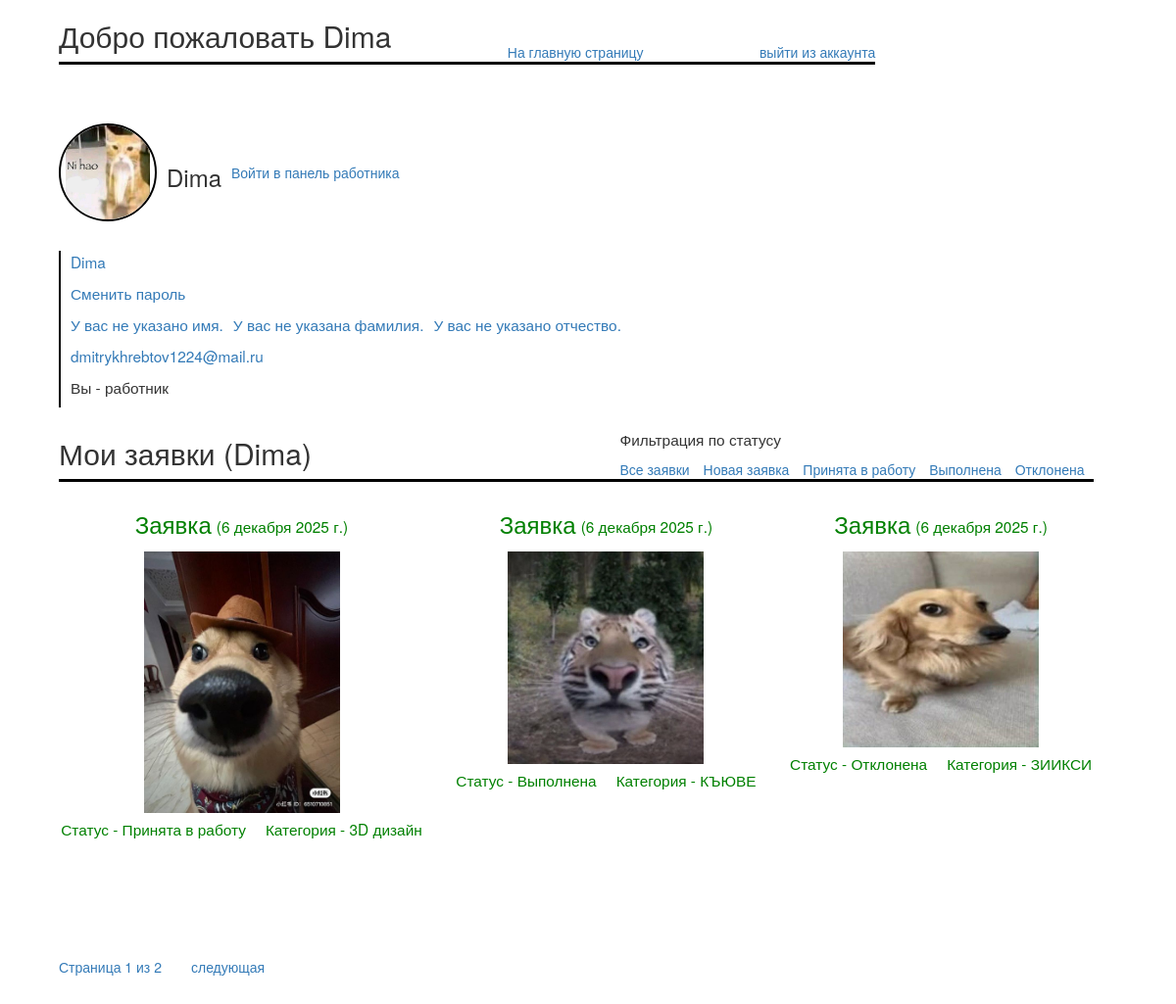
The page /app/profile (signed in) on the database its author committed.
### app/models.py (models this page shows, shortened)
class Profile(models.Model):
    avatarlink = models.TextField()
    username = models.OneToOneField(User, on_delete=models.CASCADE)
    patronymic = models.CharField(max_length=100, null=True, blank=True)
    class Meta:
        permissions = (
            ('worker', 'Работник'),
            ('user', 'Пользователь')
        )

class application(models.Model):
    title = models.CharField(max_length=100)
    description = models.TextField()
    ALL_STATUS = (
        ('n', 'Новая заявка'),
        ('w', 'Принята в работу'),
        ('c', 'Выполнена'),
        ('r', 'Отклонена')
    )
    status = models.CharField(max_length=1, choices=ALL_STATUS, blank=False, default='n')
    date = models.DateField(auto_now=False, auto_now_add=True)
    categories = models.ForeignKey(Category, on_delete=models.CASCADE)
    image = models.ImageField(upload_to='images/', blank=False, null=False)
    username = models.ForeignKey(User, on_delete=models.CASCADE)
    comment = models.TextField(blank=True, null=True)
    def get_absolute_url(self):
        return reverse('application-detail', args=[str(self.id)])

class Category(models.Model):
    category_full_name = models.CharField(max_length=100)
    category_char = models.CharField(max_length=1, blank=False, unique=True)

### app/views.py (the view)
# urls.py: path('profile', views.to_profile, name='profile'),
def to_profile(request, status=None):
    user = request.user
    if user.is_authenticated:
        if user.has_perm('app.worker'):
            if status:
                all_applications = application.objects.all().filter(status=status).order_by('-date')
            else:
                all_applications= application.objects.all()
        else:
            if status:
                all_applications = user.application_set.filter(status=status).order_by('-date')
            else:
                all_applications= user.application_set.order_by('-date').all()
        profile = user.profile
        application_per_page = 3
        paginator = Paginator(all_applications, application_per_page)
        page_number = request.GET.get('page')
        try:
            application_on_page = paginator.page(page_number)
        except PageNotAnInteger:
            application_on_page = paginator.page(1)
        except EmptyPage:
            application_on_page = paginator.page(paginator.num_pages)
        return render(
            request,
            'app/profile.html',
            {
                'profile': profile,
                'application_on_page': application_on_page,
                'paginator': paginator,
            }
        )
    else:
        return render(
            request,
            'app/profile.html',
        )

### app/templates/app/profile.html (shortened to what this page needs)
{% extends "base.html" %}
{% load static %}
{% block content %}
    {% if user.is_authenticated %}
        <div class="profile_content">
            <div class="top_bar">
                <h2>Добро пожаловать {{ user.get_username }}</h2>
                <a href="{% url 'index' %}">На главную страницу</a>
                <a href="{% url 'to_logout' %}">выйти из аккаунта</a>
            </div>
            <div class="main_bar">
                <div class="user_avatar_and_name">
                    <div class="user_avatar">
                        <a href="{% url 'image-list' %}"><img src="{% static 'app/img/' %}{{ profile.avatarlink }}"
                                                              alt="{{ user.get_username }} avatar"></a>
                    </div>
                    <h3>{{ user.get_username }}</h3>
                    {% if perms.app.worker %}
                        <a href="{% url 'admin_profile' %}">Войти в панель работника</a>
                    {% endif %}
                </div>
                <div class="user_information">
                    <a href="{% url 'login_change' %}"><p>{{ user.get_username }}</p></a>
                    <a href="{% url 'password_change' %}"><p>Сменить пароль</p></a>
                    <div>
                        {% if user.first_name %}
                            <a href="{% url 'first_name_change' %}"><p>{{ user.first_name }}</p></a>
                        {% else %}
                            <a href="{% url 'first_name_change' %}"><p>У вас не указано имя.</p></a>
                        {% endif %}
                        {% if user.last_name %}
                            <a href="{% url 'last_name_change' %}"><p>{{ user.last_name }}</p></a>
                        {% else %}
                            <a href="{% url 'last_name_change' %}"><p>У вас не указана фамилия.</p></a>
                        {% endif %}
                        {% if profile.patronymic %}
                            <a href="{% url 'patronymic_change' %}"><p>{{ profile.patronymic }}</p></a>
                        {% else %}
                            <a href="{% url 'patronymic_change' %}"><p>У вас не указано отчество.</p></a>
                        {% endif %}
                    </div>
                    <a href="{% url 'email_change' %}"><p>{{ user.email }}</p></a>
                    <p>
                        {% if perms.app.worker %}
                            Вы - работник
                        {% else %}
                            Вы - зарегестрированный пользователь
                        {% endif %}
                    </p>
                </div>
            </div>
        </div>
        <div class="profile_content">
            {% if perms.app.user %}
                <div class="top_bar">
                    <h2>Мои заявки ({{ user.get_username }})</h2>
                    <a href="{% url 'create_new_application' %}">Создать новую заявку</a>
                </div>
                <div class="filter_content">
                    <p>Фильтрация по статусу</p>
                    <a href="{% url 'profile' %}">Все заявки</a>
                    <a href="{% url 'profile_filtered' status='n' %}">Новая заявка</a>
                    <a href="{% url 'profile_filtered' status='w' %}">Принята в работу</a>
                    <a href="{% url 'profile_filtered' status='c' %}">Выполнена</a>
                    <a href="{% url 'profile_filtered' status='r' %}">Отклонена</a>
                </div>
                <div class="application_list">
                    {% if application_on_page %}
                        {% for applications in application_on_page %}
                            <a href="{{ applications.get_absolute_url }}">
                                <div class="application">
                                    <div class="application_title_content"><h3>{{ applications.title }}</h3>
                                        <p>({{ applications.date }})</p></div>
                                    <div class="application_image_content"><img src="{{ applications.image.url }}"
                                                                                alt="{{ applications.title }} image">
                                    </div>
                                    <div class="application_info">
                                        <p>Статус - {{ applications.get_status_display }}</p>
                                        <p>Категория - {{ applications.categories.category_full_name }}</p>
                                    </div>
                                </div>
                            </a>
                        {% endfor %}
                    {% else %}
                        <p>У вас нет заявок</p>
                    {% endif %}
                </div>
                <div class="pagination">
                    <div class="paginator_content">
                        {% if application_on_page.has_previous %}
                            <a href="?page={{ application_on_page.previous_page_number }}">предыдущая</a>
                        {% endif %}
                        <a href="?page=1">Страница {{ application_on_page.number }} из {{ paginator.num_pages }}</a>
                        {% if application_on_page.has_next %}
                            <a href="?page={{ application_on_page.next_page_number }}">следующая</a>
                        {% endif %}
                    </div>
                </div>
            {% else %}
                <div class="top_bar">
                    <h2>Мои заявки ({{ user.get_username }})</h2>
                    <div class="filter_content">
                        <p>Фильтрация по статусу</p>
                        <a href="{% url 'profile' %}">Все заявки</a>
                        <a href="{% url 'profile_filtered' status='n' %}">Новая заявка</a>
                        <a href="{% url 'profile_filtered' status='w' %}">Принята в работу</a>
                        <a href="{% url 'profile_filtered' status='c' %}">Выполнена</a>
                        <a href="{% url 'profile_filtered' status='r' %}">Отклонена</a>
                    </div>
                </div>
                <div class="application_list">
                    {% if application_on_page %}
                        {% for applications in application_on_page %}
                            <a href="{{ applications.get_absolute_url }}">
                                <div class="application"
                                        {% if applications.status == 'n' %}
                                     style='color: red'
                                        {% else %}
                                     style='color: green'
                                        {% endif %}
                                >
                                    <div class="application_title_content"><h3>{{ applications.title }}</h3>
                                        <p>({{ applications.date }})</p></div>
                                    <div class="application_image_content"><img src="{{ applications.image.url }}"
                                                                                alt="{{ applications.title }} image">
                                    </div>
                                    <div class="application_info">
                                        <p>Статус - {{ applications.get_status_display }}</p>
                                        <p>Категория - {{ applications.categories.category_full_name }}</p>
                                    </div>
                                </div>
                            </a>
                        {% endfor %}
                    {% else %}
                        <p>Заявок нет</p>
                    {% endif %}
                </div>
                <div class="pagination">
                    <div class="paginator_content">
                        <a href="?page=1">Страница {{ application_on_page.number }} из {{ paginator.num_pages }}</a>
                        {% if application_on_page.has_next %}
                            <a href="?page={{ application_on_page.next_page_number }}">следующая</a>
                        {% endif %}
                    </div>
                </div>
            {% endif %}
        </div>
    {% endif %}
{% endblock %}

### app/static/app/css/style.css (style rules this page uses)
.user_avatar > a > img { width: 100%; height: 100%; object-fit: contain; border-radius: 100%; }
p { font-size: 110%; }
.paginator_content { grid-column: span 2; display: grid; grid-template-columns: repeat(3, auto); margin-top: 50px; margin-bottom: 100px; }
.profile_content { width: 90vw; height: auto; display: grid; grid-template-columns: repeat(2, auto); grid-template-rows: repeat(3, auto); margin: auto; gap: 10px; }
.filter_content > a { margin-right: 10px; }
.top_bar { width: 100%; height: auto; display: flex; border-bottom: 3px solid black; align-items: flex-end; justify-content: space-between; }
.main_bar { width: 100%; height: auto; display: grid; grid-column: 1; grid-row: 2; margin-top: 50px; }
.user_avatar { width: 100px; height: 100px; border: 2px solid black; border-radius: 100%; }
.user_avatar_and_name { display: flex; gap: 10px; align-items: center; width: 50%; }
.user_information { margin-top: 30px; width: auto; height: auto; display: grid; grid-template-rows: repeat(5, auto); border-left: 2px solid black; padding-left: 10px; }
.user_information > div { display: flex; gap: 10px; }
.application_list { display: grid; grid-template-columns: repeat(3, auto); grid-template-rows: repeat(2, auto); gap: 30px; grid-column: 1; grid-row: 2; }
.application { display: grid; grid-template-rows: repeat(3, auto); gap: 5px; justify-content: center; }
.application_info { display: flex; justify-content: space-between; gap: 20px; }
.application_title_content { display: flex; justify-content: center; align-items: flex-end; gap: 5px; }
.application_image_content { display: flex; justify-content: center; }
.application_image_content > img { max-width: 200px; }
.paginator_content { display: flex; gap: 30px; }
.pagination { grid-column: 1; grid-row: 3; }

### rows shown on the page
Profile: avatarlink (picture)
application: title "Заявка", date "6 декабря 2025 г.", image (picture), status "Принята в работу", categories.category_full_name "3D дизайн"
application: title "Заявка", date "6 декабря 2025 г.", image (picture), status "Выполнена", categories.category_full_name "КЪЮВЕ"
application: title "Заявка", date "6 декабря 2025 г.", image (picture), status "Отклонена", categories.category_full_name "ЗИИКСИ"

### other values the page prints
{{ user.get_username }} "Dima"
{{ user.email }} "dmitrykhrebtov1224@mail.ru"
{{ application_on_page.number }} "1"
{{ paginator.num_pages }} "2"
